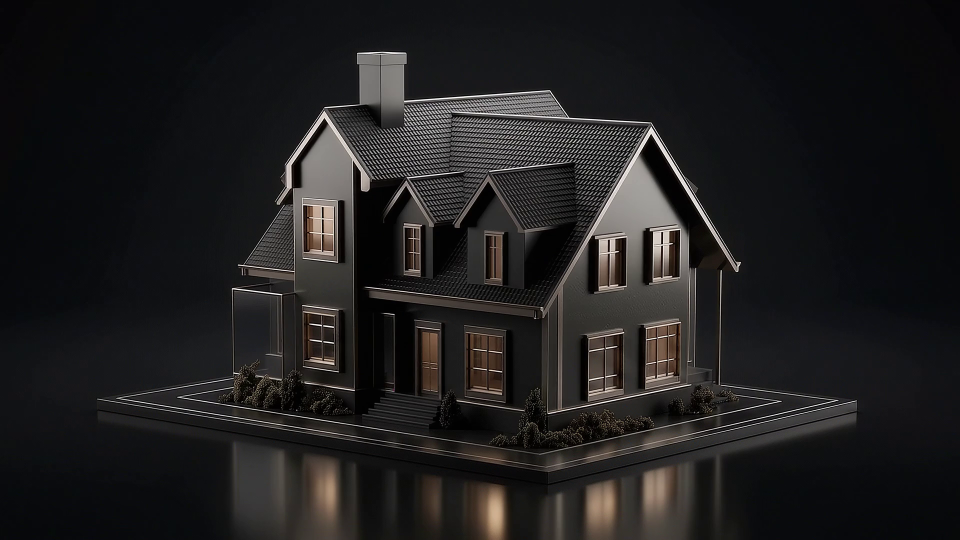
#> input picture house-animations/ezgif-frame-003.png, 1920 x 1080 px, given in place of amber-1.webp, which was not available (shown at 1/2 size)
$ python amber-sheet.py ../house-animations/ezgif-frame-003.png ../house-animations
#> lines starting #> are read from the running program, lines starting #| are printed output that depends on the picture
# Contact sheets for the amber renders (plain Python with Pillow, not Blender).
#   python tools/amber-sheet.py tests <folder>          -> <folder>/sheet.jpg from every jpg in it
#   python tools/amber-sheet.py contact                 -> assets-src/amber/renders/contact.jpg (6 finals beside adu-1 and adu-13)
import sys, os, glob
from PIL import Image

ROOT = os.path.dirname(os.path.dirname(os.path.abspath(__file__)))

def sheet(paths, out, cols, w, h, gap=6):
#> called with out = 'assets-src/amber/renders/contact.jpg', cols = 2, w = 960, h = 540, gap = 6
    rows = (len(paths) + cols - 1) // cols
    sh = Image.new("RGB", (cols * w + (cols + 1) * gap, rows * h + (rows + 1) * gap), (18, 18, 18))
#> sh: PIL image 1938x2190 RGB; every value is 18
    for i, p in enumerate(paths):
        im = Image.open(p).convert("RGB")
#> im is the input picture: PIL image 1920x1080 RGB; mean R, G, B 31.4, 30.4, 30.9
        # centre crop to the cell shape, then scale
        tw = im.height * w / h
#> tw = 1920
        if tw < im.width:
            x = int((im.width - tw) / 2); im = im.crop((x, 0, x + int(tw), im.height))
        else:
            th = int(im.width * h / w); y = int((im.height - th) / 2); im = im.crop((0, y, im.width, y + th))
#> after `th = int(im.width * h / w)`: th = 1080
#> after `y = int((im.height - th) / 2)`: y = 0
        im = im.resize((w, h), Image.LANCZOS)
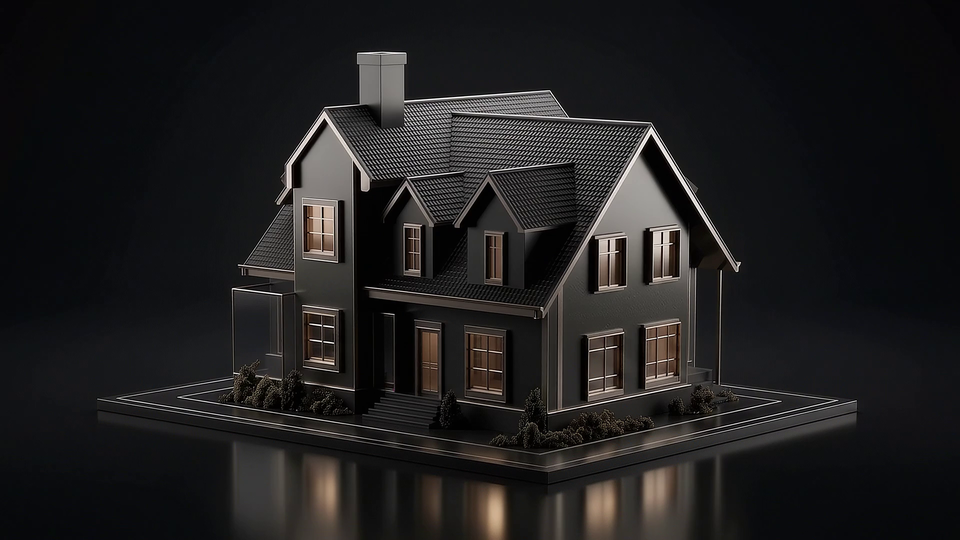
#> im: PIL image 960x540 RGB; mean R, G, B 31.5, 30.4, 30.9
        sh.paste(im, (gap + (i % cols) * (w + gap), gap + (i // cols) * (h + gap)))
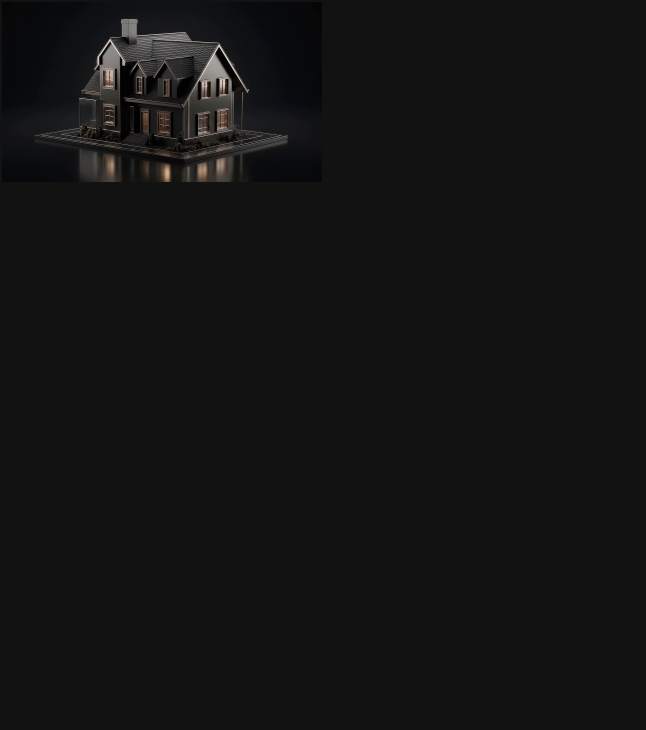
#> sh: PIL image 1938x2190 RGB (shown at 1/3 size); mean R, G, B 19.6, 19.5, 19.6
#> pass 2 of the loop in sheet, `for i, p in enumerate(paths):`:
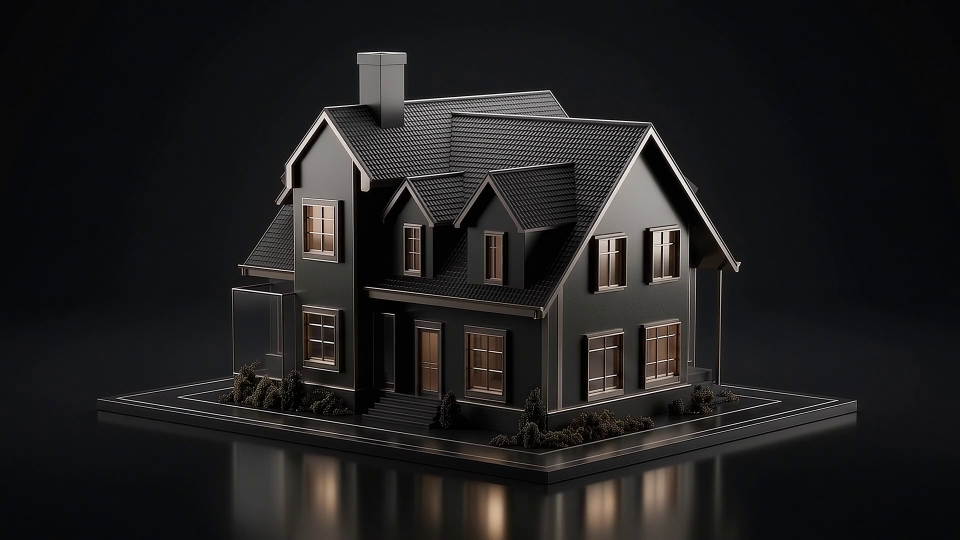
#> input picture house-animations/ezgif-frame-004.png, 1920 x 1080 px, given in place of amber-2.webp, which was not available (shown at 1/2 size)
#> in sheet, im is the input picture: PIL image 1920x1080 RGB; mean R, G, B 31.4, 30.2, 30.8
#> in sheet, `im = im.resize((w, h), Image.LANCZOS)`:
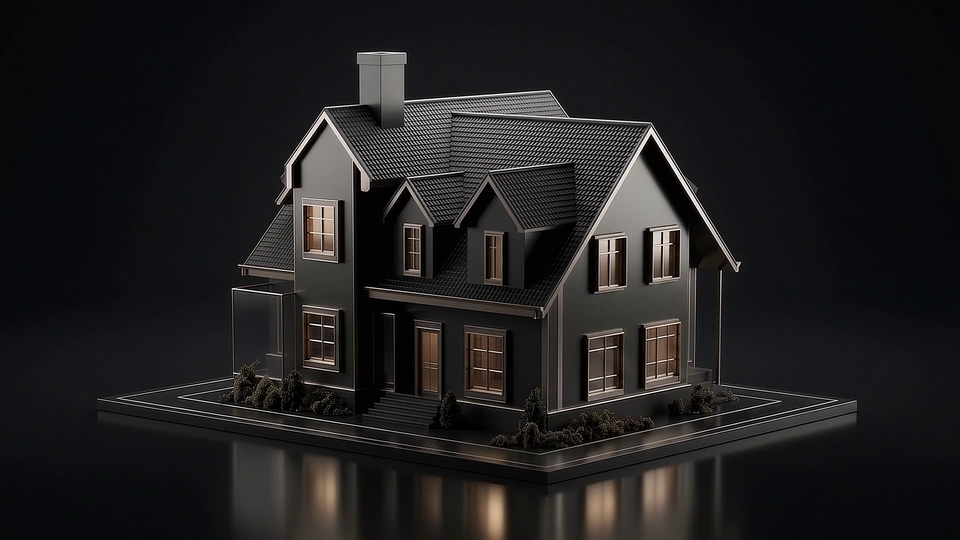
#> im: PIL image 960x540 RGB; mean R, G, B 31.4, 30.3, 30.8
#> in sheet, `sh.paste(im, (gap + (i % cols) * (w + gap), gap + (i // cols) * (h + g..`:
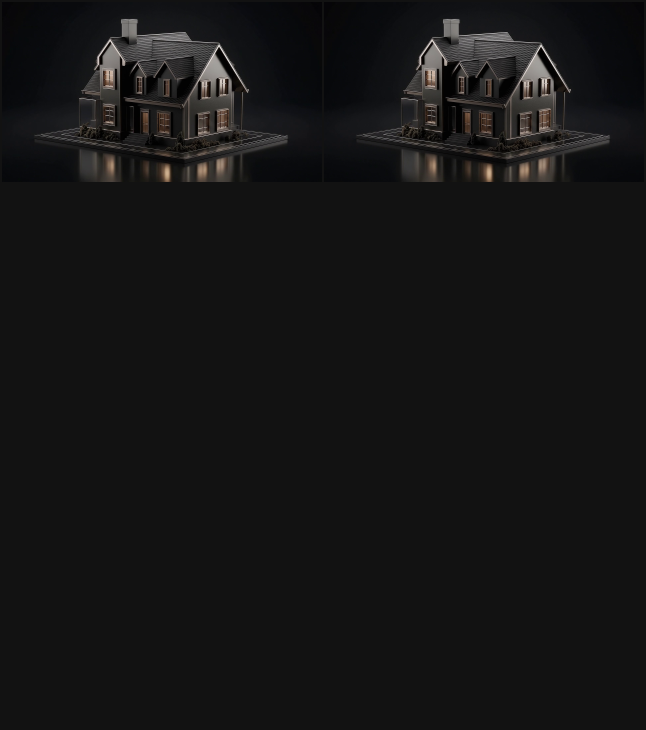
#> sh: PIL image 1938x2190 RGB (shown at 1/3 size); mean R, G, B 21.3, 21, 21.1
    sh.save(out, quality=90)
    print("sheet", out, sh.size)

if sys.argv[1] == "tests":
    folder = sys.argv[2]
    order = ["hero", "low34", "entry", "upper", "wide", "planting"]
    files = [os.path.join(folder, n + ".jpg") for n in order if os.path.exists(os.path.join(folder, n + ".jpg"))]
    files += [f for f in sorted(glob.glob(os.path.join(folder, "*.jpg"))) if f not in files and not f.endswith("sheet.jpg")]
    sheet(files, os.path.join(folder, "sheet.jpg"), 2, 720, 405)
else:
    m = os.path.join(ROOT, "public", "media")
    files = [os.path.join(m, f"amber-{i}.webp") for i in range(1, 7)] + [os.path.join(m, "adu-1.webp"), os.path.join(m, "adu-13.webp")]
#> (the run stopped early here; a loop or call above may not have finished)
